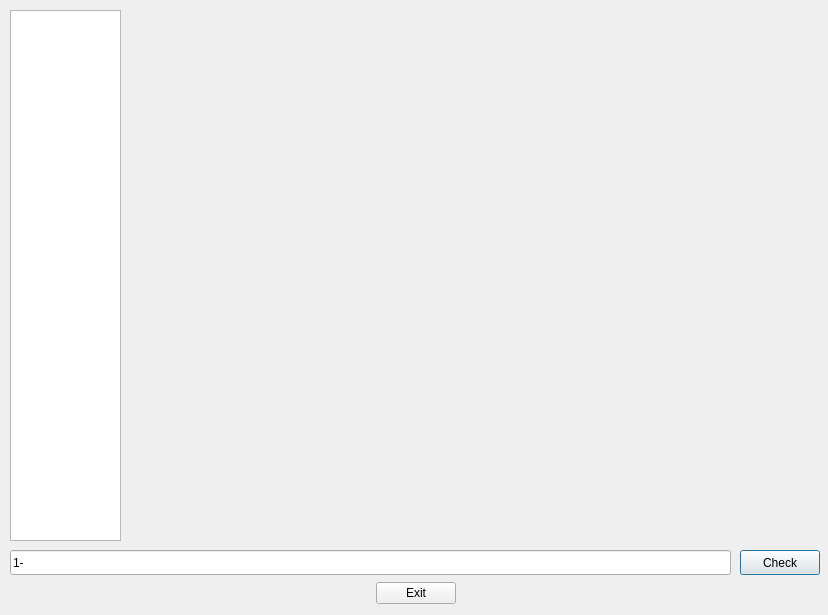
<?xml version="1.0" encoding="UTF-8"?>
<ui version="4.0">
 <class>GameDialog</class>
 <widget class="QDialog" name="GameDialog">
  <property name="geometry">
   <rect>
    <x>0</x>
    <y>0</y>
    <width>828</width>
    <height>615</height>
   </rect>
  </property>
  <property name="windowTitle">
   <string>Dialog</string>
  </property>
  <widget class="QWidget" name="gridLayoutWidget">
   <property name="geometry">
    <rect>
     <x>130</x>
     <y>10</y>
     <width>671</width>
     <height>531</height>
    </rect>
   </property>
   <layout class="QGridLayout" name="gridLayout_2"/>
  </widget>
  <widget class="QLineEdit" name="lineEdit">
   <property name="geometry">
    <rect>
     <x>10</x>
     <y>550</y>
     <width>721</width>
     <height>25</height>
    </rect>
   </property>
   <property name="text">
    <string>1-</string>
   </property>
  </widget>
  <widget class="QTextBrowser" name="textBrowser">
   <property name="geometry">
    <rect>
     <x>10</x>
     <y>10</y>
     <width>111</width>
     <height>531</height>
    </rect>
   </property>
  </widget>
  <widget class="QPushButton" name="checkBtn">
   <property name="geometry">
    <rect>
     <x>740</x>
     <y>550</y>
     <width>80</width>
     <height>25</height>
    </rect>
   </property>
   <property name="text">
    <string>Check</string>
   </property>
  </widget>
  <widget class="QWidget" name="layoutWidget">
   <property name="geometry">
    <rect>
     <x>10</x>
     <y>580</y>
     <width>811</width>
     <height>27</height>
    </rect>
   </property>
   <layout class="QGridLayout" name="gridLayout">
    <item row="0" column="0">
     <spacer name="horizontalSpacer_2">
      <property name="orientation">
       <enum>Qt::Horizontal</enum>
      </property>
      <property name="sizeHint" stdset="0">
       <size>
        <width>298</width>
        <height>20</height>
       </size>
      </property>
     </spacer>
    </item>
    <item row="0" column="1">
     <widget class="QPushButton" name="exitBtn">
      <property name="text">
       <string>Exit</string>
      </property>
     </widget>
    </item>
    <item row="0" column="2">
     <spacer name="horizontalSpacer_3">
      <property name="orientation">
       <enum>Qt::Horizontal</enum>
      </property>
      <property name="sizeHint" stdset="0">
       <size>
        <width>258</width>
        <height>20</height>
       </size>
      </property>
     </spacer>
    </item>
   </layout>
  </widget>
 </widget>
 <resources/>
 <connections/>
</ui>
